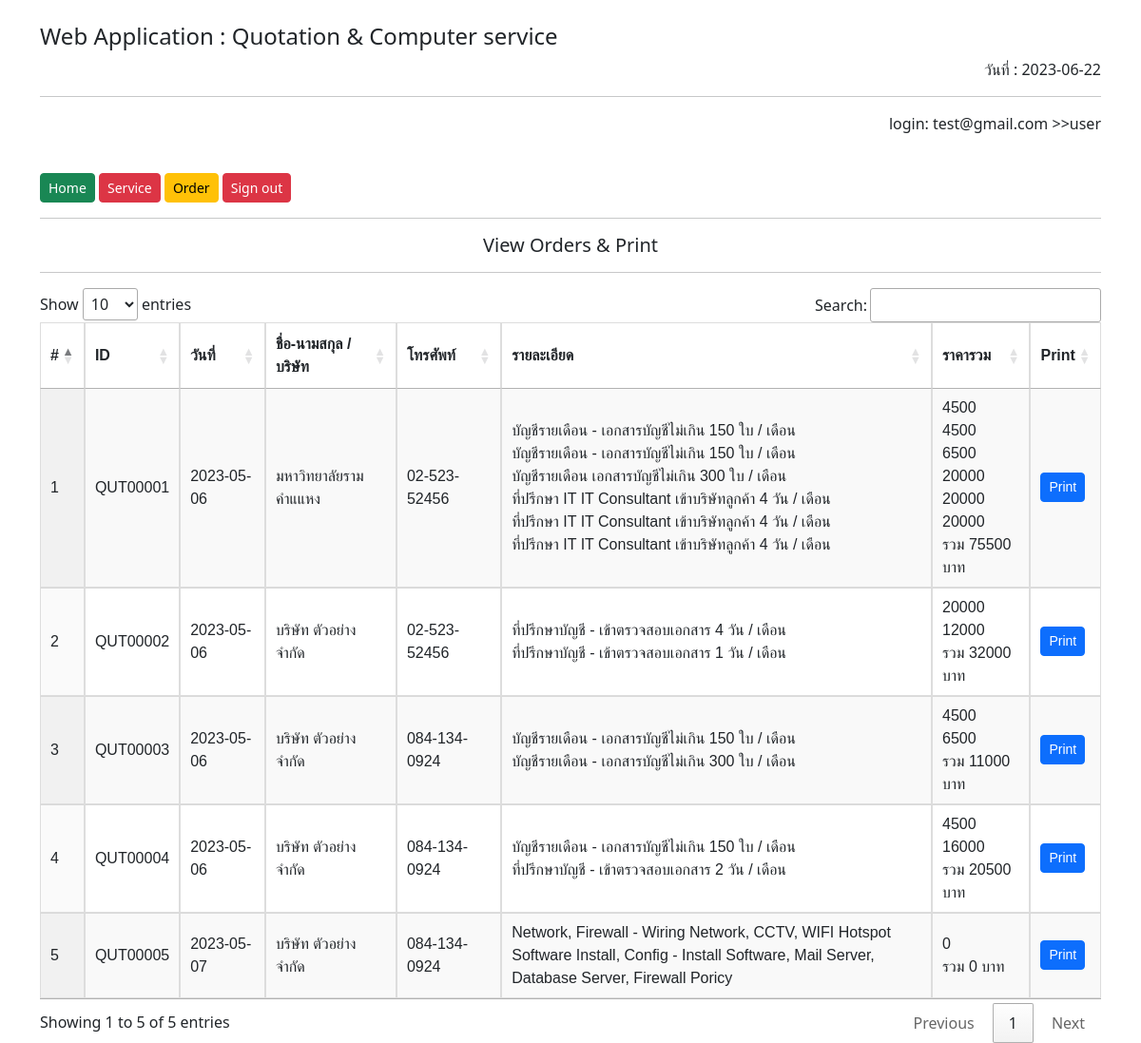
The page /vieworders.php (signed in) on the database its author committed.
### tables this page shows
CREATE TABLE `orders` (
  `date` varchar(45) NOT NULL,
  `code` varchar(4) NOT NULL DEFAULT 'QUT',
  `id` int(5) unsigned zerofill NOT NULL AUTO_INCREMENT,
  `name_th` varchar(150) NOT NULL,
  `address` varchar(45) NOT NULL,
  `village` varchar(45) DEFAULT NULL,
  `road` varchar(45) DEFAULT NULL,
  `refprovid` varchar(200) NOT NULL,
  `refdistid` varchar(200) DEFAULT NULL,
  `refsubdistid` varchar(200) DEFAULT NULL,
  `zipcode` int DEFAULT NULL,
  `taxid` varchar(15) DEFAULT NULL,
  `branch_id` varchar(6) DEFAULT '00000',
  `branch_th` varchar(45) DEFAULT 'สำนักงานใหญ่',
  `staff` varchar(150) DEFAULT NULL,
  `phone` varchar(45) DEFAULT NULL,
  `email` varchar(200) DEFAULT NULL,
  `jobsid_1` varchar(200) NOT NULL,
  `jobsid_2` varchar(200) DEFAULT NULL,
  `jobsid_3` varchar(200) DEFAULT NULL,
  `jobsid_4` varchar(200) DEFAULT NULL,
  `jobsid_5` varchar(200) DEFAULT NULL,
  `jobsid_6` varchar(200) DEFAULT NULL,
  `total` int DEFAULT NULL,
  `price1` int DEFAULT NULL,
  `price2` int DEFAULT NULL,
  `price3` int DEFAULT NULL,
  `price4` int DEFAULT NULL,
  `price5` int DEFAULT NULL,
  `price6` int DEFAULT NULL,
  PRIMARY KEY (`id`),
  KEY `refprovid_idx` (`refprovid`),
  KEY `refdistid_idx` (`refdistid`),
  KEY `refsubdistid_idx` (`refsubdistid`),
  KEY `jobsid_2_idx` (`jobsid_2`),
  KEY `jobsid_3_idx` (`jobsid_3`),
  KEY `jobsid_4_idx` (`jobsid_4`),
  KEY `jobsid_5_idx` (`jobsid_5`),
  KEY `jobsid_6_idx` (`jobsid_6`)
);

### htdocs/isuser.php (called while the page is built, shortened)
<?php session_start();
  $uname = $_SESSION['uname'];
  $level = $_SESSION['level'];
?>

### htdocs/vieworders.php (the view, shortened to what this page needs)
<?php
include("./isuser.php");
$sql2 = "SELECT * FROM orders";
$result2 = mysqli_query($connect,$sql2);
$order=1;
?>
<!DOCTYPE html>
<html lang="en">
<head>
  <link href="https://cdn.jsdelivr.net/npm/bootstrap@5.3.0-alpha1/dist/css/bootstrap.min.css" rel="stylesheet"
>
  <link rel="stylesheet" href="css/button.css">
  <link rel="stylesheet" href="css/table.css">
  <link rel="stylesheet" href="https://cdn.datatables.net/1.13.4/css/jquery.dataTables.min.css">
</head>
<body>
  <div class="container">
    <br>
    <h4 aligh="center">Web Application : Quotation & Computer service</h4>
    <div align="right"> วันที่ : <font id="date_now"></font>
    </div>
    <hr>
  </div>
  <div class="container" align="right">
    <p>login: <?php echo $uname; ?> >><?php echo $level; ?> </p>
  </div>
  <div class="container" align="">
  <div class="col-sm-6">
    <br>
    <a href="index.php" class="btn btn-success btn-sm">Home</a>
    <a href="request_service.php" class="btn btn-danger btn-sm">Service</a>
    <a href="request_orders.php" class="btn btn-warning btn-sm">Order</a>
    <a href="logout.php" class="btn btn-danger btn-sm">Sign out</a>
  </div>
    <hr>
  </div>
  <div class="container">
    <center><h5>View Orders & Print</h5></center>
    <hr>
  </div>
  <div class="container">
  <table id="myTable" class="display" style="width: 100%;">
        <thead>
            <tr>
                <th>#</th>
                <th>ID</th>
                <th>วันที่</th>
                <th>ชื่อ-นามสกุล / บริษัท</th>
                <th>โทรศัพท์</th>
                <th>รายละเอียด</th>
                <th>ราคารวม</th>
                <th>Print</th>
            </tr>
        </thead>
        <tbody>
        <?php while($row=mysqli_fetch_assoc($result2)){?>
            <tr>
                <td><?php echo $order++ ;?></td>
                <td><?php echo $row["code"].$row["id"] ;?></td>
                <td><?php echo $row["date"] ;?></td>
                <td><?php echo $row["name_th"] ;?></td>
                <td><?php echo $row["phone"] ;?></td>
                <td>
                <?php echo $row["jobsid_1"];
                if($row['jobsid_2'] != null){echo('<br>'.$row['jobsid_2']);}
                if($row['jobsid_3'] != null){echo('<br>'.$row['jobsid_3']);}
                if($row['jobsid_4'] != null){echo('<br>'.$row['jobsid_4']);}
                if($row['jobsid_5'] != null){echo('<br>'.$row['jobsid_5']);}
                if($row['jobsid_6'] != null){echo('<br>'.$row['jobsid_6']);}?>
                </td>
                <td><?php
                echo $row["price1"];
                if($row['price2'] != 0){echo('<br>'.$row['price2']);}
                if($row['price3'] != 0){echo('<br>'.$row['price3']);}
                if($row['price4'] != 0){echo('<br>'.$row['price4']);}
                if($row['price5'] != 0){echo('<br>'.$row['price5']);}
                if($row['price6'] != 0){echo('<br>'.$row['price6']);} ?>
                  <?php echo '<br>'.'รวม  '.$row["total"].'  บาท' ;?>
                </td>
                <td>
                <a href="printorders.php?id=<?php echo $row["id"]?>" class="btn btn-primary btn-sm">Print</a>
                </td>
          <?php } ?>
            </tr>
        </tbody>
      </table>
    </div>
</body>
</html>

### htdocs/css/table.css (style rules this page uses)
table { font-family: arial, sans-serif; border-collapse: collapse; width: 100%; }
td, th { border: 1px solid #dddddd; text-align: left; padding: 8px; }
tr:nth-child(even) { background-color: #dddddd; }

### rows shown on the page
orders: code "QUT", id "00001", date "2023-05-06", name_th "มหาวิทยาลัยรามคำแแหง", phone "02-523-52456", jobsid_1 "บัญชีรายเดือน - เอกสารบัญชีไม่เกิน 150 ใบ / เดือน", jobsid_2 "บัญชีรายเดือน - เอกสารบัญชีไม่เกิน 150 ใบ / เดือน", jobsid_3 "บัญชีรายเดือน เอกสารบัญชีไม่เกิน 300 ใบ / เดือน", jobsid_4 "ที่ปรึกษา IT IT Consultant เข้าบริษัทลูกค้า 4 วัน / เดือน", jobsid_5 "ที่ปรึกษา IT IT Consultant เข้าบริษัทลูกค้า 4 วัน / เดือน", jobsid_6 "ที่ปรึกษา IT IT Consultant เข้าบริษัทลูกค้า 4 วัน / เดือน", price1 "4500", price2 "4500", price3 "6500", price4 "20000", price5 "20000", price6 "20000", total "75500"
orders: code "QUT", id "00002", date "2023-05-06", name_th "บริษัท ตัวอย่าง จำกัด", phone "02-523-52456", jobsid_1 "ที่ปรึกษาบัญชี - เข้าตรวจสอบเอกสาร 4 วัน / เดือน", jobsid_2 "ที่ปรึกษาบัญชี - เข้าตรวจสอบเอกสาร 1 วัน / เดือน", price1 "20000", price2 "12000", total "32000"
orders: code "QUT", id "00003", date "2023-05-06", name_th "บริษัท ตัวอย่าง จำกัด", phone "084-134-0924", jobsid_1 "บัญชีรายเดือน - เอกสารบัญชีไม่เกิน 150 ใบ / เดือน", jobsid_2 "บัญชีรายเดือน - เอกสารบัญชีไม่เกิน 300 ใบ / เดือน", price1 "4500", price2 "6500", total "11000"
orders: code "QUT", id "00004", date "2023-05-06", name_th "บริษัท ตัวอย่าง จำกัด", phone "084-134-0924", jobsid_1 "บัญชีรายเดือน - เอกสารบัญชีไม่เกิน 150 ใบ / เดือน", jobsid_2 "ที่ปรึกษาบัญชี - เข้าตรวจสอบเอกสาร 2 วัน / เดือน", price1 "4500", price2 "16000", total "20500"
orders: code "QUT", id "00005", date "2023-05-07", name_th "บริษัท ตัวอย่าง จำกัด", phone "084-134-0924", jobsid_1 "Network, Firewall - Wiring Network, CCTV, WIFI Hotspot", jobsid_2 "Software Install, Config - Install Software, Mail Server, Database Server, Firewall Poricy", price1 "0", total "0"

### other values the page prints
$uname "test@gmail.com"
$level "user"
